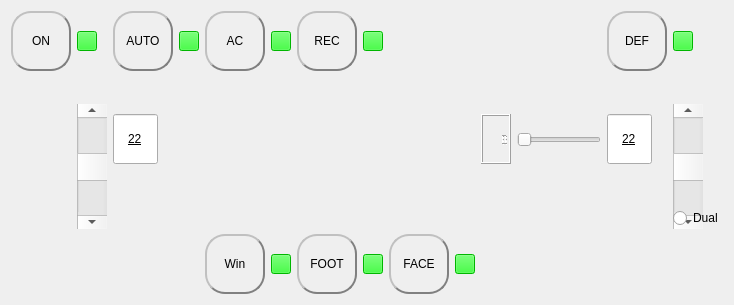
         <widget class="QWidget" name="tab_2">
          <attribute name="title">
           <string>AC Simulation</string>
          </attribute>
          <layout class="QGridLayout" name="gridLayout_6">
           <item row="0" column="29">
            <widget class="QPushButton" name="pushButtonDEF">
             <property name="minimumSize">
              <size>
               <width>60</width>
               <height>60</height>
              </size>
             </property>
             <property name="maximumSize">
              <size>
               <width>60</width>
               <height>60</height>
              </size>
             </property>
             <property name="styleSheet">
              <string notr="true">border-radius: 20px;  border: 2px groove gray;
font: 12pt &quot;Arial&quot;;
border-style: outset;</string>
             </property>
             <property name="text">
              <string>DEF</string>
             </property>
            </widget>
           </item>
           <item row="0" column="8">
            <widget class="QPushButton" name="displayAUTO">
             <property name="maximumSize">
              <size>
               <width>20</width>
               <height>20</height>
              </size>
             </property>
             <property name="styleSheet">
              <string notr="true">background-color: rgb(0, 255, 0);</string>
             </property>
             <property name="text">
              <string/>
             </property>
            </widget>
           </item>
           <item row="0" column="11">
            <widget class="QPushButton" name="pushButtonAC">
             <property name="minimumSize">
              <size>
               <width>60</width>
               <height>60</height>
              </size>
             </property>
             <property name="maximumSize">
              <size>
               <width>60</width>
               <height>60</height>
              </size>
             </property>
             <property name="styleSheet">
              <string notr="true">border-radius: 20px;  border: 2px groove gray;
font: 12pt &quot;Arial&quot;;
border-style: outset;</string>
             </property>
             <property name="text">
              <string>AC</string>
             </property>
            </widget>
           </item>
           <item row="7" column="18">
            <widget class="QPushButton" name="displayFOOT">
             <property name="maximumSize">
              <size>
               <width>20</width>
               <height>20</height>
              </size>
             </property>
             <property name="styleSheet">
              <string notr="true">background-color: rgb(0, 255, 0);</string>
             </property>
             <property name="text">
              <string/>
             </property>
            </widget>
           </item>
           <item row="3" column="7">
            <widget class="QLineEdit" name="lineEditTempL">
             <property name="maximumSize">
              <size>
               <width>45</width>
               <height>50</height>
              </size>
             </property>
             <property name="styleSheet">
              <string notr="true">font: 20pt &quot;华文彩云&quot;;
text-decoration: underline;</string>
             </property>
             <property name="text">
              <string>22</string>
             </property>
             <property name="alignment">
              <set>Qt::AlignCenter</set>
             </property>
            </widget>
           </item>
           <item row="7" column="11">
            <widget class="QPushButton" name="pushButtonWIN">
             <property name="minimumSize">
              <size>
               <width>60</width>
               <height>60</height>
              </size>
             </property>
             <property name="maximumSize">
              <size>
               <width>60</width>
               <height>60</height>
              </size>
             </property>
             <property name="styleSheet">
              <string notr="true">border-radius: 20px;  border: 2px groove gray;
font: 12pt &quot;Arial&quot;;
border-style: outset;</string>
             </property>
             <property name="text">
              <string>Win</string>
             </property>
            </widget>
           </item>
           <item row="7" column="21">
            <widget class="QPushButton" name="pushButtonFACE">
             <property name="minimumSize">
              <size>
               <width>60</width>
               <height>60</height>
              </size>
             </property>
             <property name="maximumSize">
              <size>
               <width>60</width>
               <height>60</height>
              </size>
             </property>
             <property name="styleSheet">
              <string notr="true">border-radius: 20px;  border: 2px groove gray;
font: 12pt &quot;Arial&quot;;
border-style: outset;</string>
             </property>
             <property name="text">
              <string>FACE</string>
             </property>
            </widget>
           </item>
           <item row="3" column="31">
            <widget class="QScrollBar" name="scrollBarRightTemp">
             <property name="minimumSize">
              <size>
               <width>30</width>
               <height>125</height>
              </size>
             </property>
             <property name="maximumSize">
              <size>
               <width>16777215</width>
               <height>70</height>
              </size>
             </property>
             <property name="toolTip">
              <string>This is a tool tip</string>
             </property>
             <property name="statusTip">
              <string>This is a status tip</string>
             </property>
             <property name="whatsThis">
              <string>This is &quot;what is this&quot;</string>
             </property>
             <property name="value">
              <number>50</number>
             </property>
             <property name="orientation">
              <enum>Qt::Vertical</enum>
             </property>
            </widget>
           </item>
           <item row="7" column="13">
            <widget class="QPushButton" name="displayWIN">
             <property name="maximumSize">
              <size>
               <width>20</width>
               <height>20</height>
              </size>
             </property>
             <property name="styleSheet">
              <string notr="true">background-color: rgb(0, 255, 0);</string>
             </property>
             <property name="text">
              <string/>
             </property>
            </widget>
           </item>
           <item row="7" column="22">
            <widget class="QPushButton" name="displayFACE">
             <property name="maximumSize">
              <size>
               <width>20</width>
               <height>20</height>
              </size>
             </property>
             <property name="styleSheet">
              <string notr="true">background-color: rgb(0, 255, 0);</string>
             </property>
             <property name="text">
              <string/>
             </property>
            </widget>
           </item>
           <item row="3" column="28">
            <widget class="QSlider" name="horizontalSliderBlwrLvl">
             <property name="minimumSize">
              <size>
               <width>0</width>
               <height>0</height>
              </size>
             </property>
             <property name="maximumSize">
              <size>
               <width>400</width>
               <height>16777215</height>
              </size>
             </property>
             <property name="toolTip">
              <string>This is a tool tip</string>
             </property>
             <property name="statusTip">
              <string>This is a status tip</string>
             </property>
             <property name="whatsThis">
              <string>This is &quot;what is this&quot;</string>
             </property>
             <property name="minimum">
              <number>1</number>
             </property>
             <property name="maximum">
              <number>7</number>
             </property>
             <property name="value">
              <number>1</number>
             </property>
             <property name="orientation">
              <enum>Qt::Horizontal</enum>
             </property>
            </widget>
           </item>
           <item row="0" column="13">
            <widget class="QPushButton" name="displayAC">
             <property name="maximumSize">
              <size>
               <width>20</width>
               <height>20</height>
              </size>
             </property>
             <property name="styleSheet">
              <string notr="true">background-color: rgb(0, 255, 0);</string>
             </property>
             <property name="text">
              <string/>
             </property>
            </widget>
           </item>
           <item row="0" column="31">
            <widget class="QPushButton" name="displayDEF">
             <property name="maximumSize">
              <size>
               <width>20</width>
               <height>20</height>
              </size>
             </property>
             <property name="styleSheet">
              <string notr="true">background-color: rgb(0, 255, 0);</string>
             </property>
             <property name="text">
              <string/>
             </property>
            </widget>
           </item>
           <item row="4" column="31">
            <widget class="QRadioButton" name="radioButtonDual">
             <property name="styleSheet">
              <string notr="true">font: 9pt &quot;Arial&quot;;</string>
             </property>
             <property name="text">
              <string>Dual</string>
             </property>
            </widget>
           </item>
           <item row="3" column="23">
            <widget class="QLCDNumber" name="displayBlwrLvl">
             <property name="maximumSize">
              <size>
               <width>30</width>
               <height>50</height>
              </size>
             </property>
            </widget>
           </item>
           <item row="0" column="7">
            <widget class="QPushButton" name="pushButtonAUTO">
             <property name="minimumSize">
              <size>
               <width>60</width>
               <height>60</height>
              </size>
             </property>
             <property name="maximumSize">
              <size>
               <width>60</width>
               <height>60</height>
              </size>
             </property>
             <property name="styleSheet">
              <string notr="true">border-radius: 20px;  border: 2px groove gray;
font: 12pt &quot;Arial&quot;;
border-style: outset;</string>
             </property>
             <property name="text">
              <string>AUTO</string>
             </property>
            </widget>
           </item>
           <item row="0" column="6">
            <widget class="QPushButton" name="displayON">
             <property name="maximumSize">
              <size>
               <width>20</width>
               <height>20</height>
              </size>
             </property>
             <property name="styleSheet">
              <string notr="true">background-color: rgb(0, 255, 0);</string>
             </property>
             <property name="text">
              <string/>
             </property>
            </widget>
           </item>
           <item row="0" column="5">
            <widget class="QPushButton" name="pushButtonON">
             <property name="minimumSize">
              <size>
               <width>60</width>
               <height>60</height>
              </size>
             </property>
             <property name="maximumSize">
              <size>
               <width>60</width>
               <height>60</height>
              </size>
             </property>
             <property name="styleSheet">
              <string notr="true">border-radius: 20px;  border: 2px groove gray;
font: 12pt &quot;Arial&quot;;
border-style: outset;</string>
             </property>
             <property name="text">
              <string>ON</string>
             </property>
            </widget>
           </item>
           <item row="3" column="29">
            <widget class="QLineEdit" name="lineEditTempR">
             <property name="maximumSize">
              <size>
               <width>45</width>
               <height>50</height>
              </size>
             </property>
             <property name="styleSheet">
              <string notr="true">font: 20pt &quot;华文彩云&quot;;
text-decoration: underline;</string>
             </property>
             <property name="text">
              <string>22</string>
             </property>
             <property name="alignment">
              <set>Qt::AlignCenter</set>
             </property>
            </widget>
           </item>
           <item row="7" column="15">
            <widget class="QPushButton" name="pushButtonFOOT">
             <property name="minimumSize">
              <size>
               <width>60</width>
               <height>60</height>
              </size>
             </property>
             <property name="maximumSize">
              <size>
               <width>60</width>
               <height>60</height>
              </size>
             </property>
             <property name="styleSheet">
              <string notr="true">border-radius: 20px;  border: 2px groove gray;
font: 12pt &quot;Arial&quot;;
border-style: outset;</string>
             </property>
             <property name="text">
              <string>FOOT</string>
             </property>
            </widget>
           </item>
           <item row="0" column="18">
            <widget class="QPushButton" name="dispalyREC">
             <property name="maximumSize">
              <size>
               <width>20</width>
               <height>20</height>
              </size>
             </property>
             <property name="styleSheet">
              <string notr="true">background-color: rgb(0, 255, 0);</string>
             </property>
             <property name="text">
              <string/>
             </property>
            </widget>
           </item>
           <item row="3" column="6">
            <widget class="QScrollBar" name="scrollBarLeftTemp">
             <property name="minimumSize">
              <size>
               <width>30</width>
               <height>125</height>
              </size>
             </property>
             <property name="maximumSize">
              <size>
               <width>16777215</width>
               <height>70</height>
              </size>
             </property>
             <property name="toolTip">
              <string>This is a tool tip</string>
             </property>
             <property name="statusTip">
              <string>This is a status tip</string>
             </property>
             <property name="whatsThis">
              <string>This is &quot;what is this&quot;</string>
             </property>
             <property name="value">
              <number>50</number>
             </property>
             <property name="orientation">
              <enum>Qt::Vertical</enum>
             </property>
            </widget>
           </item>
           <item row="0" column="15">
            <widget class="QPushButton" name="pushButtonREC">
             <property name="minimumSize">
              <size>
               <width>60</width>
               <height>60</height>
              </size>
             </property>
             <property name="maximumSize">
              <size>
               <width>60</width>
               <height>60</height>
              </size>
             </property>
             <property name="styleSheet">
              <string notr="true">border-radius: 20px;  border: 2px groove gray;
font: 12pt &quot;Arial&quot;;
border-style: outset;</string>
             </property>
             <property name="text">
              <string>REC</string>
             </property>
            </widget>
           </item>
          </layout>
         </widget>
